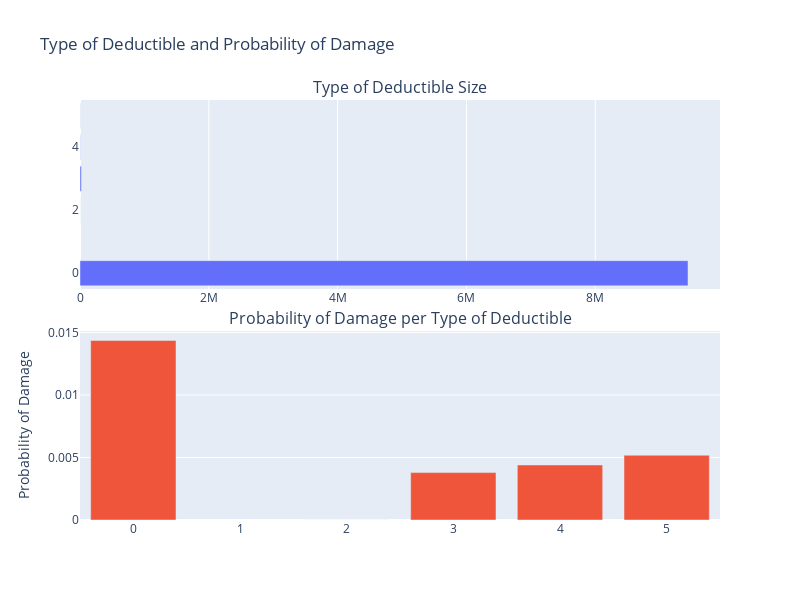

The notebook cell saved with this chart:
### Code cell
# Calculate the total number of observations and the percentage of damage by category
total_counts = df.groupby('TYPE_OF_DEDUCTIBLE').size().reset_index(name='total_count')
damage_counts = df[df['DAMAGE'] == 1].groupby('TYPE_OF_DEDUCTIBLE').size().reset_index(name='damage_count')
summary = total_counts.merge(damage_counts, on='TYPE_OF_DEDUCTIBLE', how='left').fillna(0)
summary['damage_prob'] = (summary['damage_count'] / summary['total_count'])
summary['type_percent'] = (summary['total_count'] / summary['total_count'].sum())

# Sort summary
summary = summary.sort_values(by=['TYPE_OF_DEDUCTIBLE'], ascending=False).reset_index(drop=True)

# Create a subplot
fig_deductible_1 = make_subplots(rows=2, cols=1, shared_xaxes=False, 
                    vertical_spacing=0.1, subplot_titles=("Type of Deductible Size", "Probability of Damage per Type of Deductible"))

# Add horizontal bar chart
fig_deductible_1.add_trace(go.Bar(
    y=summary['TYPE_OF_DEDUCTIBLE'],
    x=summary['total_count'],
    orientation='h',
    name='Zone Size'
), row=1, col=1)

# Sort summary
summary = summary.sort_values(by=['TYPE_OF_DEDUCTIBLE'], ascending=True).reset_index(drop=True)

# Add bar chart for percentage of damage
fig_deductible_1.add_trace(go.Bar(
    x=summary['TYPE_OF_DEDUCTIBLE'],
    y=summary['damage_prob'],
    name='Probability of Damage'
), row=2, col=1)

# Update layout
fig_deductible_1.update_layout(height=600, width=800, showlegend=False, 
                  title_text="Type of Deductible and Probability of Damage",
                  yaxis2_title="Probability of Damage")

fig_deductible_1.show()

### Figure 1 — Plotly figure (JSON) as saved in the notebook; plotly's stock layout.template omitted (floating-point values rounded to 4 significant figures)
{"data": [{"name": "Zone Size", "orientation": "h", "type": "bar", "x": [1736, 3180, 21895, 8, 9439542], "xaxis": "x", "y": [5, 4, 3, 2, 0], "yaxis": "y"}, {"name": "Probability of Damage", "type": "bar", "x": [0, 2, 3, 4, 5], "xaxis": "x2", "y": [0.01436, 0, 0.003791, 0.004403, 0.005184], "yaxis": "y2"}], "layout": {"annotations": [{"font": {"size": 16}, "showarrow": false, "text": "Type of Deductible Size", "x": 0.5, "xanchor": "center", "xref": "paper", "y": 1, "yanchor": "bottom", "yref": "paper"}, {"font": {"size": 16}, "showarrow": false, "text": "Probability of Damage per Type of Deductible", "x": 0.5, "xanchor": "center", "xref": "paper", "y": 0.45, "yanchor": "bottom", "yref": "paper"}], "height": 600, "showlegend": false, "title": {"text": "Type of Deductible and Probability of Damage"}, "width": 800, "xaxis": {"anchor": "y", "domain": [0, 1]}, "xaxis2": {"anchor": "y2", "domain": [0, 1]}, "yaxis": {"anchor": "x", "domain": [0.55, 1]}, "yaxis2": {"anchor": "x2", "domain": [0, 0.45], "title": {"text": "Probability of Damage"}}}}
